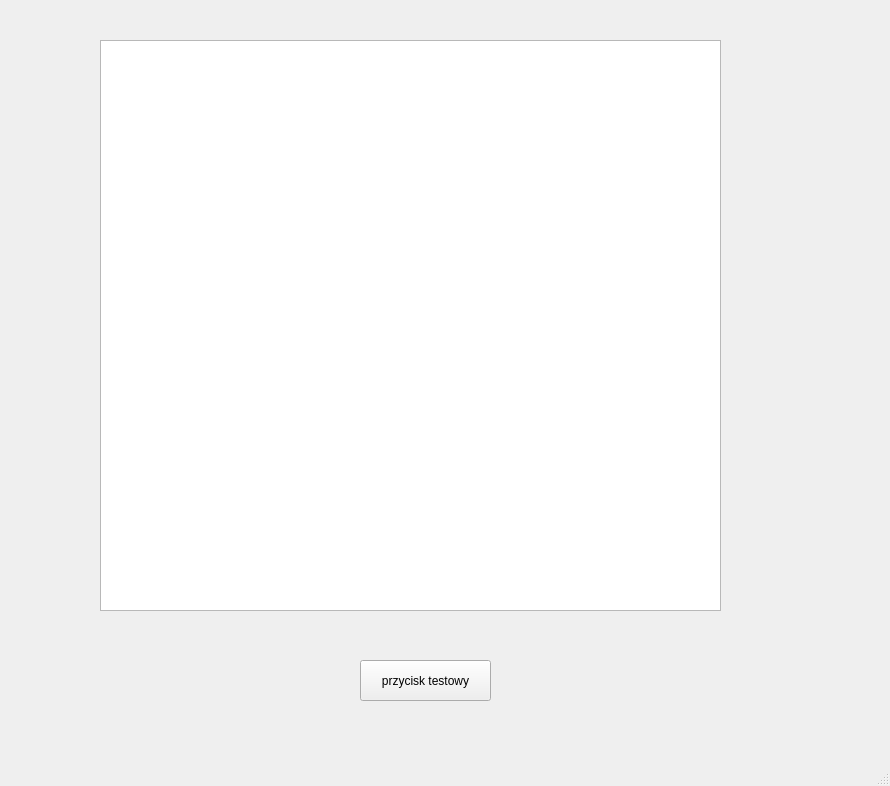
<?xml version="1.0" encoding="UTF-8"?>
<ui version="4.0">
 <class>MainWindow</class>
 <widget class="QMainWindow" name="MainWindow">
  <property name="geometry">
   <rect>
    <x>0</x>
    <y>0</y>
    <width>890</width>
    <height>786</height>
   </rect>
  </property>
  <property name="windowTitle">
   <string>MainWindow</string>
  </property>
  <widget class="QWidget" name="centralwidget">
   <widget class="QGraphicsView" name="graphicsView">
    <property name="geometry">
     <rect>
      <x>100</x>
      <y>40</y>
      <width>621</width>
      <height>571</height>
     </rect>
    </property>
   </widget>
   <widget class="QPushButton" name="button1">
    <property name="geometry">
     <rect>
      <x>360</x>
      <y>660</y>
      <width>131</width>
      <height>41</height>
     </rect>
    </property>
    <property name="text">
     <string>przycisk testowy</string>
    </property>
   </widget>
  </widget>
  <widget class="QMenuBar" name="menubar">
   <property name="geometry">
    <rect>
     <x>0</x>
     <y>0</y>
     <width>890</width>
     <height>21</height>
    </rect>
   </property>
  </widget>
  <widget class="QStatusBar" name="statusbar"/>
 </widget>
 <resources/>
 <connections/>
</ui>
